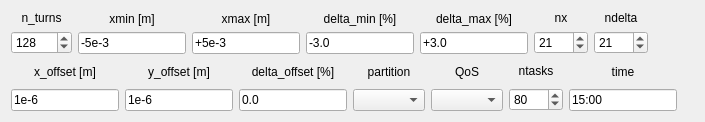
          <widget class="QWidget" name="tab_19">
           <attribute name="title">
            <string>Test</string>
           </attribute>
           <layout class="QVBoxLayout" name="verticalLayout_70">
            <item>
             <layout class="QHBoxLayout" name="horizontalLayout_42">
              <item>
               <layout class="QVBoxLayout" name="verticalLayout_71">
                <item>
                 <widget class="QLabel" name="label_105">
                  <property name="text">
                   <string>n_turns</string>
                  </property>
                  <property name="alignment">
                   <set>Qt::AlignCenter</set>
                  </property>
                 </widget>
                </item>
                <item>
                 <widget class="QSpinBox" name="spinBox_n_turns_fmap_px_test">
                  <property name="sizePolicy">
                   <sizepolicy hsizetype="Preferred" vsizetype="Fixed">
                    <horstretch>0</horstretch>
                    <verstretch>0</verstretch>
                   </sizepolicy>
                  </property>
                  <property name="minimum">
                   <number>3</number>
                  </property>
                  <property name="maximum">
                   <number>10000</number>
                  </property>
                  <property name="value">
                   <number>128</number>
                  </property>
                 </widget>
                </item>
               </layout>
              </item>
              <item>
               <layout class="QVBoxLayout" name="verticalLayout_72">
                <item>
                 <widget class="QLabel" name="label_106">
                  <property name="text">
                   <string>xmin [m]</string>
                  </property>
                  <property name="alignment">
                   <set>Qt::AlignCenter</set>
                  </property>
                 </widget>
                </item>
                <item>
                 <widget class="QLineEdit" name="lineEdit_xmin_fmap_px_test">
                  <property name="sizePolicy">
                   <sizepolicy hsizetype="Preferred" vsizetype="Fixed">
                    <horstretch>0</horstretch>
                    <verstretch>0</verstretch>
                   </sizepolicy>
                  </property>
                  <property name="text">
                   <string>-5e-3</string>
                  </property>
                 </widget>
                </item>
               </layout>
              </item>
              <item>
               <layout class="QVBoxLayout" name="verticalLayout_73">
                <item>
                 <widget class="QLabel" name="label_107">
                  <property name="text">
                   <string>xmax [m]</string>
                  </property>
                  <property name="alignment">
                   <set>Qt::AlignCenter</set>
                  </property>
                 </widget>
                </item>
                <item>
                 <widget class="QLineEdit" name="lineEdit_xmax_fmap_px_test">
                  <property name="sizePolicy">
                   <sizepolicy hsizetype="Preferred" vsizetype="Fixed">
                    <horstretch>0</horstretch>
                    <verstretch>0</verstretch>
                   </sizepolicy>
                  </property>
                  <property name="text">
                   <string>+5e-3</string>
                  </property>
                 </widget>
                </item>
               </layout>
              </item>
              <item>
               <layout class="QVBoxLayout" name="verticalLayout_74">
                <item>
                 <widget class="QLabel" name="label_108">
                  <property name="text">
                   <string>delta_min [%]</string>
                  </property>
                  <property name="alignment">
                   <set>Qt::AlignCenter</set>
                  </property>
                 </widget>
                </item>
                <item>
                 <widget class="QLineEdit" name="lineEdit_delta_min_fmap_px_test">
                  <property name="sizePolicy">
                   <sizepolicy hsizetype="Preferred" vsizetype="Fixed">
                    <horstretch>0</horstretch>
                    <verstretch>0</verstretch>
                   </sizepolicy>
                  </property>
                  <property name="text">
                   <string>-3.0</string>
                  </property>
                 </widget>
                </item>
               </layout>
              </item>
              <item>
               <layout class="QVBoxLayout" name="verticalLayout_75">
                <item>
                 <widget class="QLabel" name="label_109">
                  <property name="text">
                   <string>delta_max [%]</string>
                  </property>
                  <property name="alignment">
                   <set>Qt::AlignCenter</set>
                  </property>
                 </widget>
                </item>
                <item>
                 <widget class="QLineEdit" name="lineEdit_delta_max_fmap_px_test">
                  <property name="sizePolicy">
                   <sizepolicy hsizetype="Preferred" vsizetype="Fixed">
                    <horstretch>0</horstretch>
                    <verstretch>0</verstretch>
                   </sizepolicy>
                  </property>
                  <property name="text">
                   <string>+3.0</string>
                  </property>
                 </widget>
                </item>
               </layout>
              </item>
              <item>
               <layout class="QVBoxLayout" name="verticalLayout_76">
                <item>
                 <widget class="QLabel" name="label_110">
                  <property name="text">
                   <string>nx</string>
                  </property>
                  <property name="alignment">
                   <set>Qt::AlignCenter</set>
                  </property>
                 </widget>
                </item>
                <item>
                 <widget class="QSpinBox" name="spinBox_nx_fmap_px_test">
                  <property name="sizePolicy">
                   <sizepolicy hsizetype="Preferred" vsizetype="Fixed">
                    <horstretch>0</horstretch>
                    <verstretch>0</verstretch>
                   </sizepolicy>
                  </property>
                  <property name="minimum">
                   <number>3</number>
                  </property>
                  <property name="maximum">
                   <number>1001</number>
                  </property>
                  <property name="value">
                   <number>21</number>
                  </property>
                 </widget>
                </item>
               </layout>
              </item>
              <item>
               <layout class="QVBoxLayout" name="verticalLayout_77">
                <item>
                 <widget class="QLabel" name="label_111">
                  <property name="text">
                   <string>ndelta</string>
                  </property>
                  <property name="alignment">
                   <set>Qt::AlignCenter</set>
                  </property>
                 </widget>
                </item>
                <item>
                 <widget class="QSpinBox" name="spinBox_ndelta_fmap_px_test">
                  <property name="sizePolicy">
                   <sizepolicy hsizetype="Preferred" vsizetype="Fixed">
                    <horstretch>0</horstretch>
                    <verstretch>0</verstretch>
                   </sizepolicy>
                  </property>
                  <property name="minimum">
                   <number>3</number>
                  </property>
                  <property name="maximum">
                   <number>1001</number>
                  </property>
                  <property name="value">
                   <number>21</number>
                  </property>
                 </widget>
                </item>
               </layout>
              </item>
              <item>
               <spacer name="horizontalSpacer_39">
                <property name="orientation">
                 <enum>Qt::Horizontal</enum>
                </property>
                <property name="sizeHint" stdset="0">
                 <size>
                  <width>40</width>
                  <height>20</height>
                 </size>
                </property>
               </spacer>
              </item>
             </layout>
            </item>
            <item>
             <layout class="QHBoxLayout" name="horizontalLayout_44">
              <item>
               <layout class="QVBoxLayout" name="verticalLayout_78">
                <item>
                 <widget class="QLabel" name="label_112">
                  <property name="text">
                   <string>x_offset [m]</string>
                  </property>
                  <property name="alignment">
                   <set>Qt::AlignCenter</set>
                  </property>
                 </widget>
                </item>
                <item>
                 <widget class="QLineEdit" name="lineEdit_x_offset_fmap_px_test">
                  <property name="sizePolicy">
                   <sizepolicy hsizetype="Preferred" vsizetype="Fixed">
                    <horstretch>0</horstretch>
                    <verstretch>0</verstretch>
                   </sizepolicy>
                  </property>
                  <property name="text">
                   <string>1e-6</string>
                  </property>
                 </widget>
                </item>
               </layout>
              </item>
              <item>
               <layout class="QVBoxLayout" name="verticalLayout_79">
                <item>
                 <widget class="QLabel" name="label_113">
                  <property name="text">
                   <string>y_offset [m]</string>
                  </property>
                  <property name="alignment">
                   <set>Qt::AlignCenter</set>
                  </property>
                 </widget>
                </item>
                <item>
                 <widget class="QLineEdit" name="lineEdit_y_offset_fmap_px_test">
                  <property name="sizePolicy">
                   <sizepolicy hsizetype="Preferred" vsizetype="Fixed">
                    <horstretch>0</horstretch>
                    <verstretch>0</verstretch>
                   </sizepolicy>
                  </property>
                  <property name="text">
                   <string>1e-6</string>
                  </property>
                 </widget>
                </item>
               </layout>
              </item>
              <item>
               <layout class="QVBoxLayout" name="verticalLayout_80">
                <item>
                 <widget class="QLabel" name="label_114">
                  <property name="text">
                   <string>delta_offset [%]</string>
                  </property>
                  <property name="alignment">
                   <set>Qt::AlignCenter</set>
                  </property>
                 </widget>
                </item>
                <item>
                 <widget class="QLineEdit" name="lineEdit_delta_offset_fmap_px_test">
                  <property name="sizePolicy">
                   <sizepolicy hsizetype="Preferred" vsizetype="Fixed">
                    <horstretch>0</horstretch>
                    <verstretch>0</verstretch>
                   </sizepolicy>
                  </property>
                  <property name="text">
                   <string>0.0</string>
                  </property>
                 </widget>
                </item>
               </layout>
              </item>
              <item>
               <layout class="QVBoxLayout" name="verticalLayout_81">
                <item>
                 <widget class="QLabel" name="label_115">
                  <property name="text">
                   <string>partition</string>
                  </property>
                  <property name="alignment">
                   <set>Qt::AlignCenter</set>
                  </property>
                 </widget>
                </item>
                <item>
                 <widget class="QComboBox" name="comboBox_partition_fmap_px_test">
                  <property name="sizePolicy">
                   <sizepolicy hsizetype="Preferred" vsizetype="Fixed">
                    <horstretch>0</horstretch>
                    <verstretch>0</verstretch>
                   </sizepolicy>
                  </property>
                  <property name="currentIndex">
                   <number>-1</number>
                  </property>
                 </widget>
                </item>
               </layout>
              </item>
              <item>
               <layout class="QVBoxLayout" name="verticalLayout_161">
                <item>
                 <widget class="QLabel" name="label_168">
                  <property name="text">
                   <string>QoS</string>
                  </property>
                  <property name="alignment">
                   <set>Qt::AlignCenter</set>
                  </property>
                 </widget>
                </item>
                <item>
                 <widget class="QComboBox" name="comboBox_qos_fmap_px_test">
                  <property name="sizePolicy">
                   <sizepolicy hsizetype="Preferred" vsizetype="Fixed">
                    <horstretch>0</horstretch>
                    <verstretch>0</verstretch>
                   </sizepolicy>
                  </property>
                  <property name="currentIndex">
                   <number>-1</number>
                  </property>
                 </widget>
                </item>
               </layout>
              </item>
              <item>
               <layout class="QVBoxLayout" name="verticalLayout_82">
                <item>
                 <widget class="QLabel" name="label_116">
                  <property name="text">
                   <string>ntasks</string>
                  </property>
                  <property name="alignment">
                   <set>Qt::AlignCenter</set>
                  </property>
                 </widget>
                </item>
                <item>
                 <widget class="QSpinBox" name="spinBox_ntasks_fmap_px_test">
                  <property name="sizePolicy">
                   <sizepolicy hsizetype="Preferred" vsizetype="Fixed">
                    <horstretch>0</horstretch>
                    <verstretch>0</verstretch>
                   </sizepolicy>
                  </property>
                  <property name="specialValueText">
                   <string/>
                  </property>
                  <property name="minimum">
                   <number>2</number>
                  </property>
                  <property name="maximum">
                   <number>1000</number>
                  </property>
                  <property name="singleStep">
                   <number>2</number>
                  </property>
                  <property name="value">
                   <number>80</number>
                  </property>
                 </widget>
                </item>
               </layout>
              </item>
              <item>
               <layout class="QVBoxLayout" name="verticalLayout_83">
                <item>
                 <widget class="QLabel" name="label_time_common_7">
                  <property name="text">
                   <string>time</string>
                  </property>
                  <property name="alignment">
                   <set>Qt::AlignCenter</set>
                  </property>
                 </widget>
                </item>
                <item>
                 <widget class="QLineEdit" name="lineEdit_time_fmap_px_test">
                  <property name="sizePolicy">
                   <sizepolicy hsizetype="Preferred" vsizetype="Fixed">
                    <horstretch>0</horstretch>
                    <verstretch>0</verstretch>
                   </sizepolicy>
                  </property>
                  <property name="toolTip">
                   <string>days-hours:minutes:seconds (&quot;days&quot; and &quot;hours&quot; are optional. For example, use &quot;5:00&quot; if you want 5 minutes.) Leave empty if you want to run up to the queue time limit.</string>
                  </property>
                  <property name="text">
                   <string>15:00</string>
                  </property>
                 </widget>
                </item>
               </layout>
              </item>
              <item>
               <spacer name="horizontalSpacer_40">
                <property name="orientation">
                 <enum>Qt::Horizontal</enum>
                </property>
                <property name="sizeHint" stdset="0">
                 <size>
                  <width>17</width>
                  <height>51</height>
                 </size>
                </property>
               </spacer>
              </item>
             </layout>
            </item>
           </layout>
          </widget>
